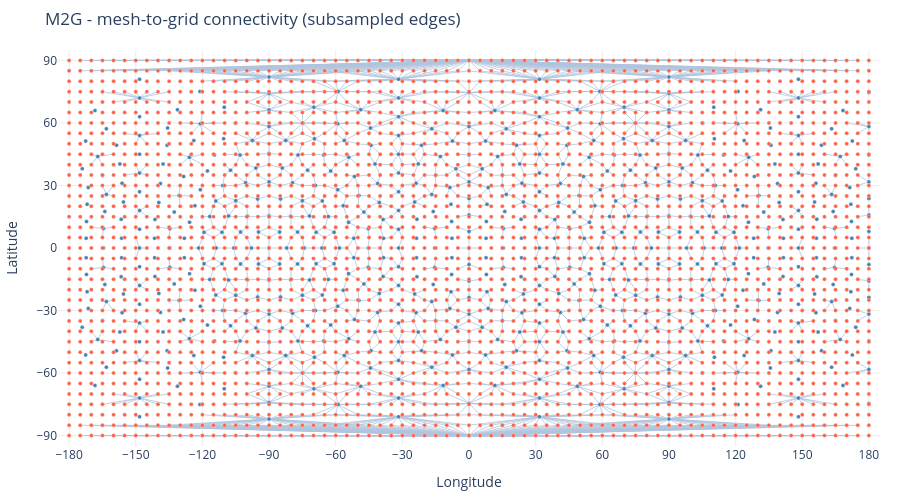

Notebook code cell kept with this figure:
### Markdown cell above
### M2G : mesh-to-grid connectivity

The reverse direction: each output grid point (red) receives information from the surrounding mesh nodes (blue).  Edge density mirrors the G2M graph.

### Code cell
lat_, lon_, col_, pairs_ = extract_component(G_complete, "m2g")
fig = plot_graph_on_globe(lat_, lon_, edge_pairs=pairs_[:3000],
    node_color=col_, node_size=4,
    title="M2G - mesh-to-grid connectivity (subsampled edges)")
fig.show()

### Figure 1 — Plotly figure (JSON) as saved in the notebook; plotly's stock layout.template omitted (floating-point values rounded to 4 significant figures; data arrays with more than 128 entries replaced by an {"elided": "..."} marker saying what was removed)
{"data": [{"hoverinfo": "skip", "line": {"color": "lightsteelblue", "width": 0.8}, "mode": "lines", "showlegend": false, "type": "scatter", "x": {"elided": "8892 float values"}, "y": {"elided": "8892 float values"}}, {"hovertemplate": "lat=%{y:.2f}°, lon=%{x:.2f}°<extra></extra>", "marker": {"color": {"elided": "3343 str values"}, "line": {"color": "white", "width": 0.3}, "size": 4}, "mode": "markers", "type": "scatter", "x": {"elided": "3343 float values"}, "y": {"elided": "3343 float values"}}], "layout": {"height": 500, "margin": {"b": 40, "l": 40, "r": 20, "t": 50}, "plot_bgcolor": "white", "showlegend": false, "title": {"text": "M2G - mesh-to-grid connectivity (subsampled edges)"}, "width": 900, "xaxis": {"dtick": 30, "gridcolor": "#eee", "range": [-185, 185], "showgrid": true, "title": {"text": "Longitude"}}, "yaxis": {"dtick": 30, "gridcolor": "#eee", "range": [-95, 95], "showgrid": true, "title": {"text": "Latitude"}}}}
